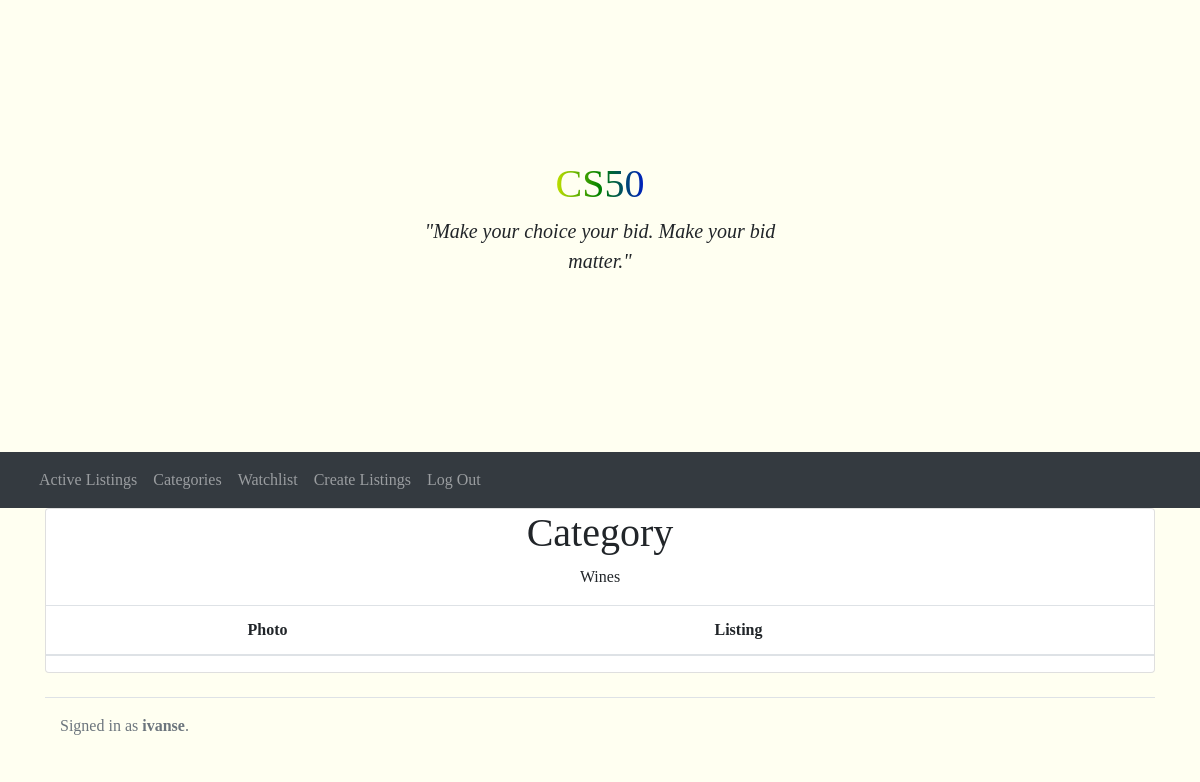
Page /categorie/wines (signed in) on the earlier database version.
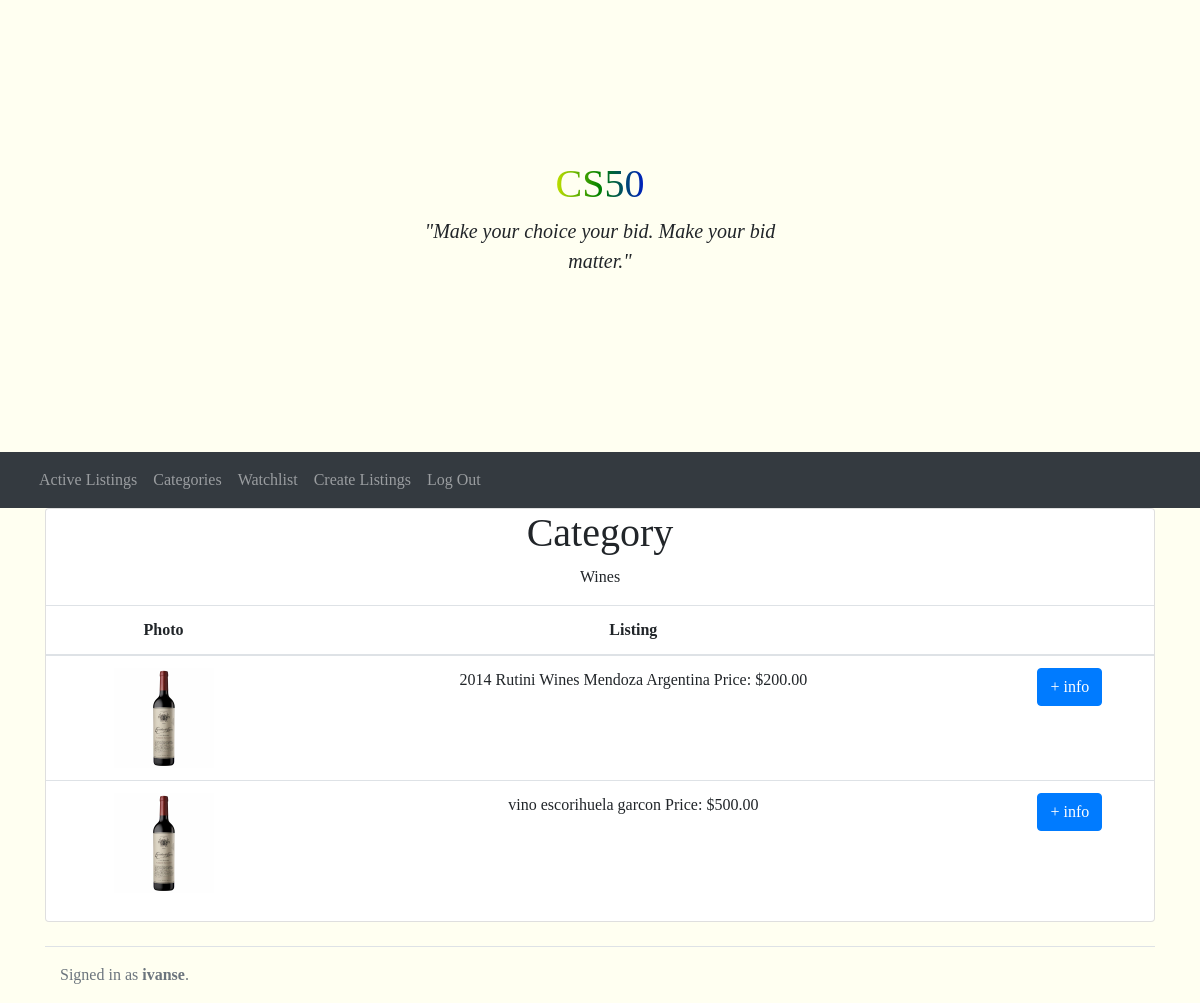
Same page on the later database version.
### auctions/models.py (models this page shows)
class listing(models.Model):
    item = models.CharField(max_length=255)
    description = models.CharField(max_length=255, blank=True)
    price = models.DecimalField(max_digits=10, decimal_places=2)
    category = models.CharField(max_length=67, choices=dicCategorie)
    tophorizon = models.DateTimeField(auto_now_add=True, blank=True)
    owner = models.ForeignKey(
        User, on_delete=models.CASCADE, related_name="owners")
    bid = models.ManyToManyField(bid, blank=True, related_name="bid")
    comments = models.ManyToManyField(
        comment, blank=True, related_name="comments")
    photo = models.ImageField(null=True, blank=True)
    closed = models.BooleanField(default=False)

### auctions/views.py (the view)
# urls.py: path("categorie/<str:category>", views.add_category_view, name="show"),
@login_required
def add_category_view(request,category):
    category_ = category
    listings_ = listing.objects.filter(category=category_)
    cat_ = dict(dicCategorie)
    return render(request, 'auctions/categorie.html', {
        "listings": listings_,
        "category": cat_[category_]
    })

### auctions/templates/auctions/categorie.html
{% extends 'auctions/layout.html' %}
{% block body %}
<div class="container">
  <div class="card" >
    <h1 class="text">Category</h1>
    <p>{{ category }}</p>
    <table class="table">
      <thead>
        <tr>
          <th scope="col">Photo</th>
          <th scope="col">Listing</th>
          <th scope="col"></th>
        </tr>
      </thead>
      <tbody>
          {% for listing in listings %}
        <tr>
          <th scope="row">
            <img src="{{ listing.photo.url }}" alt="image" style="width: 100px; height: auto">
          </th>
          <td>
            {{ listing.description }}
            Price: ${{ listing.price }}
          </td>
          <td>
            <a href="{% url 'listing' listing.id %}" type="submit" class="btn btn-primary">+ info</a>
          </td>
        </tr>
          {% endfor %}
      </tbody>
    </table>
  </div>
</div>
{% endblock %}

Differences in the rows shown:
added listing: photo (picture), description "2014 Rutini Wines Mendoza Argentina", price "200.00"
added listing: photo (picture), description "vino escorihuela garcon", price "500.00"
